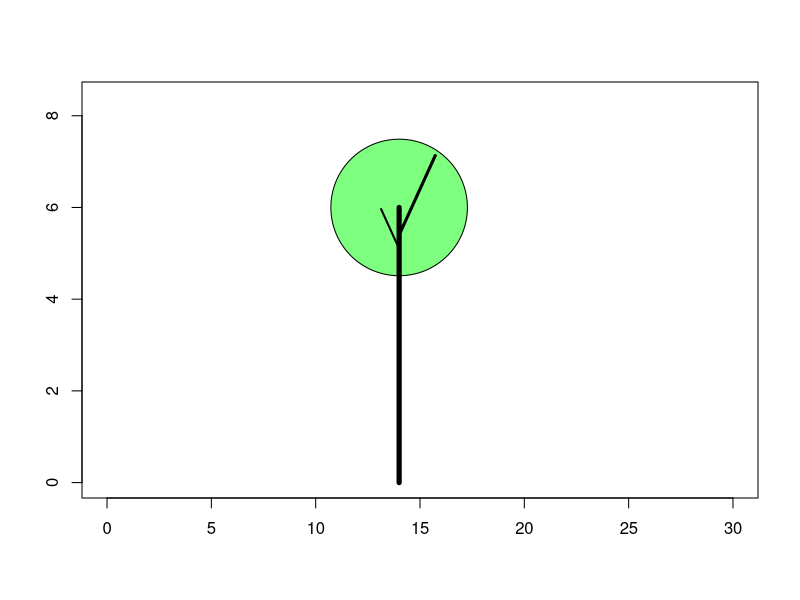
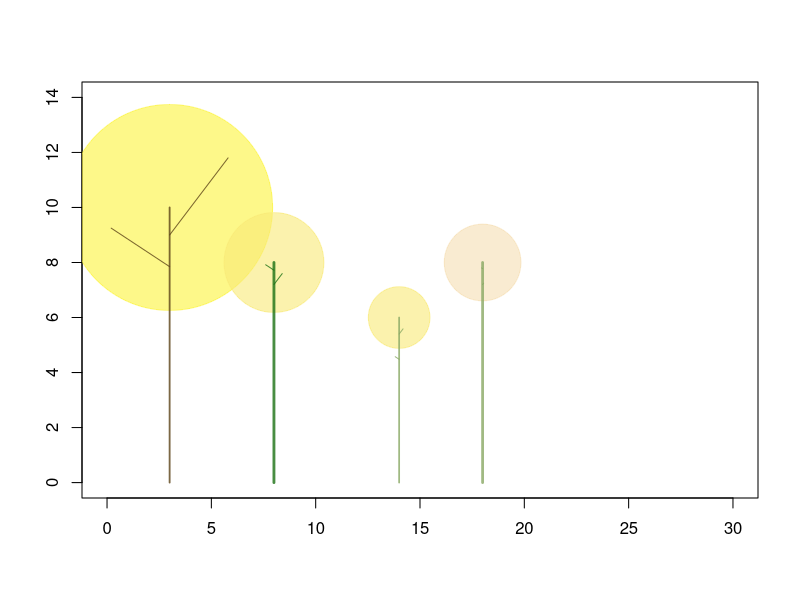
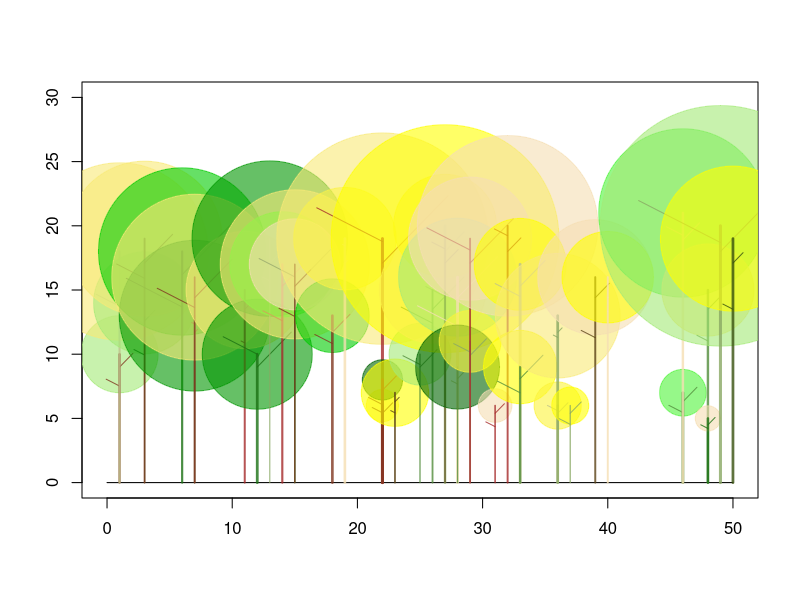
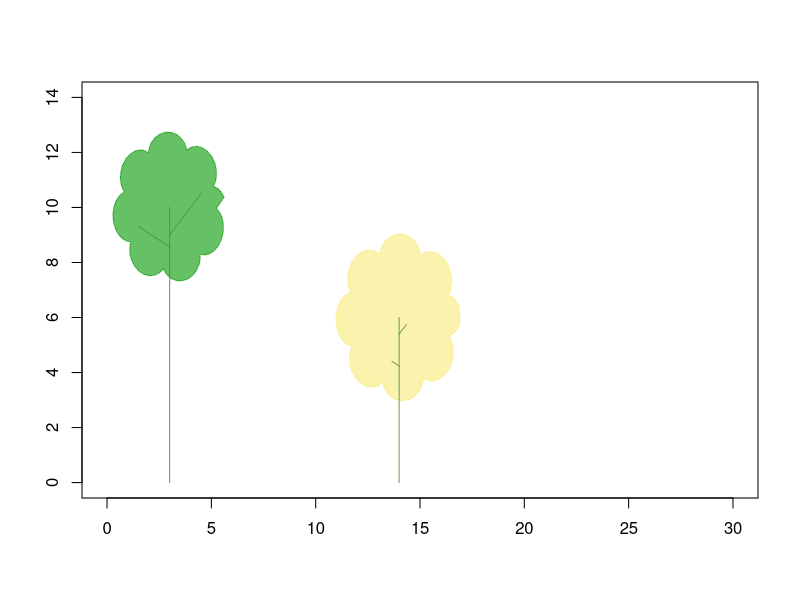
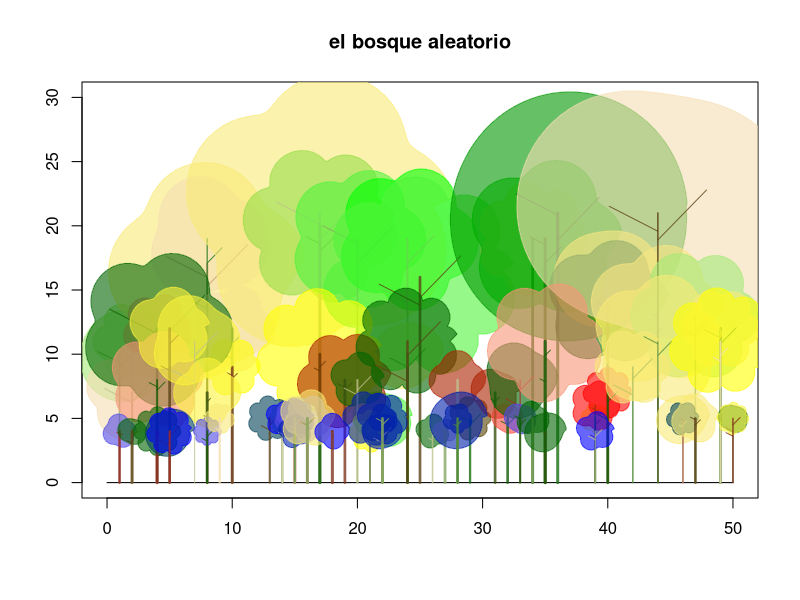
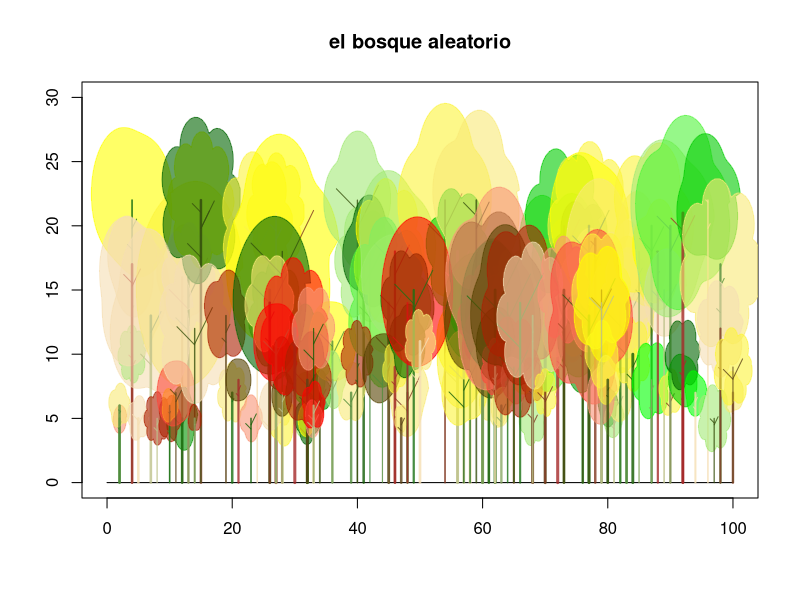

Write R code to recreate these figures, in order.
## ---- chunk 1
# funcion para pintar un arbol
arbol<-function(h,x0){
  plot(1:h,type="n",
            xlim = c(0,30),
            ylim = c(0,h*1.4),
            xlab = " ",ylab=" ")
  color_copa<-adjustcolor("green",alpha.f = 0.5)
  #pintamos la copa del arbol
    r<-h/runif(1,1.5,4) # rádio de la copa en funion de la altura
  # pinta e circulo
    symbols(x0, y=h, circles=r,add = TRUE,bg=color_copa, inches = FALSE)
  
  # pintamos el tronco
    lines(c(x0,x0),c(0,h),lwd=5)
  # pintamos 2 ramas
    rama<-abs(rnorm(1)*r/2)
    lines(c(x0,x0+rama*cos(pi/4)),c(h*0.9,h*0.9+rama*sin(pi/4)),lwd=3)
    lines(c(x0,x0-rama/2*cos(pi/4)),c(h*0.85,h*0.85+rama/2*sin(pi/4)),lwd=2)
}

#arbol(10,3)
arbol(6,14)
## ---- chunk 2

# funcion para pintar un bosque
arbol1<-function(h,x0,borra=T){
  # si es T borra el lienzo
  if(borra==T){
    plot(1:h,type="n",
              xlim = c(0,30),
              ylim = c(0,h*1.4),
              xlab = " ",ylab=" ")
  }
  # calculamos 10 colores verdes para las copas
  color_copa<-colorRampPalette(c("yellow", "wheat","green", "darkgreen"))( 10 )
  color_copa<-adjustcolor(sample(color_copa,1),alpha.f = 0.6) # ajustamos la transparencia
  
  #calulamos el radio de la copa
  r<-h/runif(1,2,5)
  #pintamos la copa del arbol
  symbols(x0,h, r,add = TRUE,bg=color_copa,fg=color_copa,inches=FALSE)
  #colores 
  color_tronco<-colorRampPalette(c("brown", "darkgreen", "wheat"))( 10 )
  color_tronco<-adjustcolor(sample(color_tronco,1),alpha.f = 0.8)
  # pintamos el tronco
  lines(c(x0,x0),c(0,h),lwd=runif(1,1,3),col=color_tronco)
  # pintamos 2 ramas
  rama<-runif(1)*r
    h1<-runif(1,0.7,1)*h
  lines(c(x0,x0+rama*cos(pi/4)),c(h*0.9,h*0.9+rama*sin(pi/4)),lwd=1,col=color_tronco)
  lines(c(x0,x0-rama*cos(pi/4)),c(h1,h1+rama/2*sin(pi/4)),lwd=1,col=color_tronco)
}


arbol1(10,3)
arbol1(6,14,borra=FALSE)
arbol1(8,8,borra=FALSE)
arbol1(8,18,borra=FALSE)


# Version personalizada de la funcion ciudad
bosque<-function(ancho=100,h=20){
  # Pinta el lienzo del bosque
    plot(1:ancho,type="n",
            xlim = c(0,ancho),
            ylim = c(0,h*2),
            xlab = " ",ylab=" ")
    # pinta la linea de suelo
    lines(c(0,ancho),c(0,0))
  
    # calculamos el numero de arboles en el ancho        
    n_arboles<-as.integer(ancho/runif(1,1,3))
    # calculamos las alturas de los arboles
    alturas<-sample(5:as.integer(h*1.5),n_arboles,replace = TRUE)
    #calculamos el punto X0 de cada arbol
    x0_arbol<- sort(sample(1:ancho,n_arboles,replace = TRUE))

    #pinta cada arbol en su sitio
    for(i in seq_along(x0_arbol)){
      arbol1(alturas[i],x0_arbol[i],borra=FALSE)  
    }
}

bosque(50,15)
## ---- chunk 3
nube1<-function(R=10,multi=2,x0=0,y0=0){
  rp<-R/10
  n_puntos<-100 # puntos de division de la circulo
  phi<-2*pi/n_puntos
  dat<-data.frame(x=NULL,y=NULL)
  
  for(i in 1:n_puntos){
    ang<-phi*i
    x<-R*cos(ang)+rp*cos(ang*multi+phi*multi)
    y<-R*sin(ang)+rp*sin(ang*multi+phi*multi)
    dat<-rbind(dat,c(x,y))
  }

   #dat<-rbind(dat,c(dat[1,1],dat[1,2]))
   #dat<-na.omit(dat)
   dat[,1]<-dat[,1]+x0
   dat[,2]<-dat[,2]+y0
   #plot(dat,type = "n", add=TRUE)
   return(dat)
  #polygon(x=dat[,1], y=dat[,2], col = col, lwd = 1, border = col)
}
#plot(-50:50,type="n")
#nube1(multi=7)



# funcion para pintar un arbol con forma de nube1
arbol2<-function(h,x0,borra=T,color="green"){
  if(borra==T){
  plot(1:h,type="n",
            xlim = c(0,30),
            ylim = c(0,h*1.4),
            xlab = " ",ylab=" ")
  }
#  col<-colorRamp(c("red", "white"))
  #if( is.null(color_copa)){
    color_copa<-colorRampPalette(c("yellow", "wheat",color, "darkgreen"))( 10 )
  #}
  color_copa<-adjustcolor(sample(color_copa,1),alpha.f = 0.6)
  #pintamos la copa del arbol
  r<-h/runif(1,2,5)
  #draw.circle(x0, h, r)#, nv = 1000, border = NULL, col = NA, lty = 1, lwd = 1)
  
  dat<-nube1(r,multi=runif(1,2,9),x0,h)
  polygon(x=dat[,1], y=dat[,2], col = color_copa, lwd = 1, border = color_copa)
  #symbols(x0,h, r,add = TRUE,bg=color_copa,fg=color_copa,inches=FALSE)
  # pintamos el tronco
  color_tronco<-colorRampPalette(c("brown", "darkgreen", "wheat"))( 10 )
  color_tronco<-adjustcolor(sample(color_tronco,1),alpha.f = 0.8)
  lines(c(x0,x0),c(0,h),lwd=runif(1,1,3),col=color_tronco)
  # pintamos 2 ramas
  rama<-runif(1)*r
  h1<-runif(1,0.7,1)*h
  lines(c(x0,x0+rama*cos(pi/4)),c(h*0.9,h*0.9+rama*sin(pi/4)),lwd=1,col=color_tronco)
  lines(c(x0,x0-rama*cos(pi/4)),c(h1,h1+rama/2*sin(pi/4)),lwd=1,col=color_tronco)
}


arbol2(10,3)
arbol2(6,14,borra=FALSE)

bosque2<-function(ancho=100,h=20, borra=T,color="green"){
  # Pinta el lienzo de la ciudad
    if(borra==T){
    plot(1:ancho,type="n",
            xlim = c(0,ancho),
            ylim = c(0,h*2),
            xlab = " ",ylab=" ",main="el bosque aleatorio")

    lines(c(0,ancho),c(0,0))
  }
    # calculamos el numero de arboles en el ancho        
    n_arboles<-as.integer(ancho/runif(1,1,3))
    # calculamos las alturas de los arboles
    alturas<-sample(5:as.integer(h*1.5),n_arboles,replace = TRUE)
    #calculamos el punto X0 de cada arbol
    x0_arbol<- sort(sample(1:ancho,n_arboles,replace = TRUE))

    x0<-0
    #pinta cada arbol en su sitio
    for(i in seq_along(x0_arbol)){
      arbol2(alturas[i],x0_arbol[i],borra=FALSE,color=color)  
    }
}


bosque2(50,15)

bosque2(50,8,borra = FALSE,color = "red")
bosque2(50,3,borra = FALSE,color = "blue")

## otro
bosque2(100,15)
bosque2(80,10,borra = FALSE,color="red")

